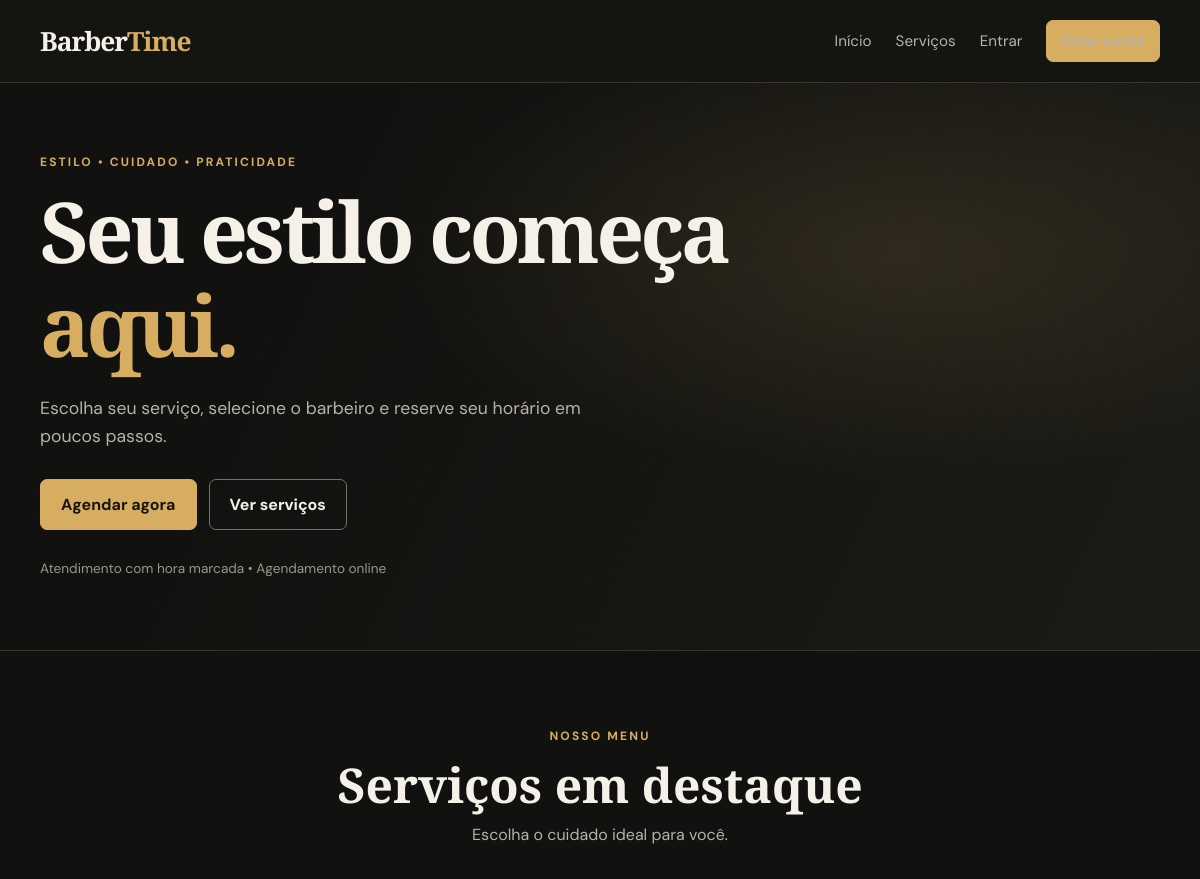
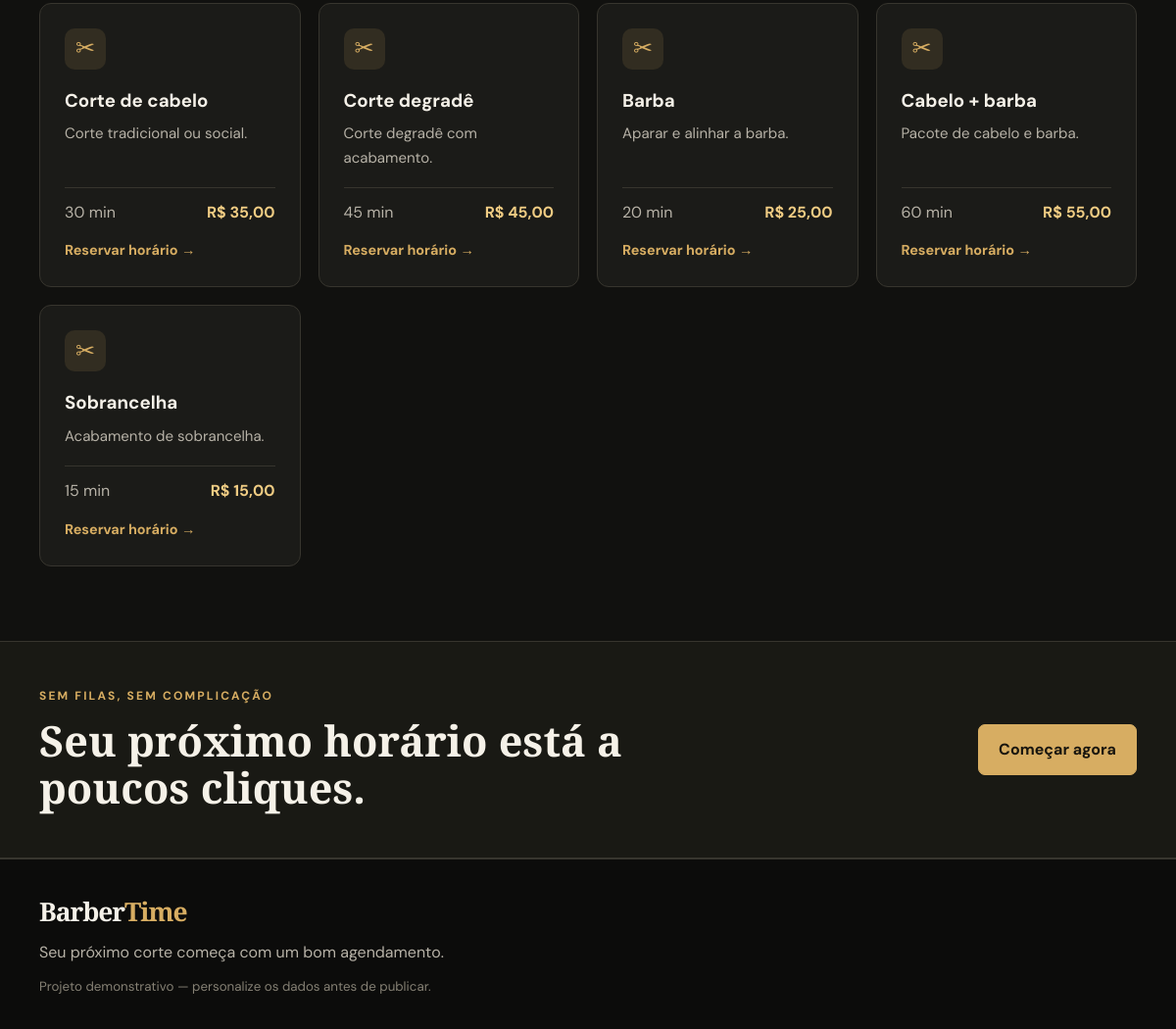
The page / on the database its author committed (2 pictures, top to bottom).
### tables this page shows
CREATE TABLE servicos (
            id INTEGER PRIMARY KEY AUTOINCREMENT,
            nome TEXT NOT NULL UNIQUE,
            descricao TEXT NOT NULL DEFAULT '',
            duracao_min INTEGER NOT NULL CHECK (duracao_min > 0),
            preco_centavos INTEGER NOT NULL CHECK (preco_centavos >= 0),
            ativo INTEGER NOT NULL DEFAULT 1
        );

### app.py (the view)
@app.route("/")
def inicio():
    with connect_db() as conn:
        servicos = conn.execute(
            "SELECT * FROM servicos WHERE ativo = 1 ORDER BY id"
        ).fetchall()
    return render_template("index.html", servicos=servicos)

### app.py (called while the page is built)
def connect_db():
    conn = sqlite3.connect(DATABASE, timeout=10)
    conn.row_factory = sqlite3.Row
    conn.execute("PRAGMA foreign_keys = ON")
    conn.execute("PRAGMA busy_timeout = 10000")
    return conn

@app.context_processor
def shared_template_values():
    return {"logged_in": "cliente_id" in session,
            "cliente_nome": session.get("cliente_nome")}

### templates/index.html (shortened to what this page needs)
{% extends "base.html" %}
{% block content %}
<section class="hero">
    <div class="container hero-content">
        <p class="eyebrow">ESTILO • CUIDADO • PRATICIDADE</p>
        <h1>Seu estilo começa <span>aqui.</span></h1>
        <p class="hero-text">Escolha seu serviço, selecione o barbeiro e reserve seu horário em poucos passos.</p>
        <div class="hero-actions">
            <a class="btn" href="{{ url_for('agendamento') if logged_in else url_for('cadastro') }}">Agendar agora</a>
            <a class="btn btn-outline" href="#servicos">Ver serviços</a>
        </div>
        <div class="hero-note">Atendimento com hora marcada • Agendamento online</div>
    </div>
</section>
<section class="section container" id="servicos">
    <div class="section-heading">
        <p class="eyebrow">NOSSO MENU</p>
        <h2>Serviços em destaque</h2>
        <p>Escolha o cuidado ideal para você.</p>
    </div>
    <div class="cards">
        {% for servico in servicos %}
        <article class="service-card">
            <div class="service-icon">✂</div>
            <h3>{{ servico["nome"] }}</h3>
            <p>{{ servico["descricao"] }}</p>
            <div class="service-meta">
                <span>{{ servico["duracao_min"] }} min</span>
                <strong>R$ {{ "%.2f"|format(servico["preco_centavos"] / 100)|replace(".", ",") }}</strong>
            </div>
            <a class="text-link" href="{{ url_for('agendamento') if logged_in else url_for('cadastro') }}">Reservar horário →</a>
        </article>
        {% endfor %}
    </div>
</section>
<section class="cta">
    <div class="container cta-inner">
        <div>
            <p class="eyebrow">SEM FILAS, SEM COMPLICAÇÃO</p>
            <h2>Seu próximo horário está a poucos cliques.</h2>
        </div>
        <a class="btn" href="{{ url_for('agendamento') if logged_in else url_for('cadastro') }}">Começar agora</a>
    </div>
</section>
{% endblock %}

### templates/base.html (shortened to what this page needs)
<!DOCTYPE html>
<html lang="pt-BR">
<head>
    <link rel="stylesheet" href="{{ url_for('static', filename='css/estilo.css') }}">
</head>
<body>
<header class="topo">
    <nav class="menu container">
        <a class="logo" href="{{ url_for('inicio') }}">Barber<span>Time</span></a>
        <div class="nav-links">
            <a href="{{ url_for('inicio') }}">Início</a>
            <a href="{{ url_for('inicio') }}#servicos">Serviços</a>
            {% if logged_in %}
                <a href="{{ url_for('agendamento') }}">Agendar</a>
                <a href="{{ url_for('meus_agendamentos') }}">Meus horários</a>
                <form class="inline-form" action="{{ url_for('sair') }}" method="post">
                    <button class="link-button" type="submit">Sair</button>
                </form>
            {% else %}
                <a href="{{ url_for('login') }}">Entrar</a>
                <a class="btn btn-small" href="{{ url_for('cadastro') }}">Criar conta</a>
            {% endif %}
        </div>
    </nav>
</header>
<main>
{% block content %}{% endblock %}
</main>
<footer class="rodape">
    <div class="container">
        <a class="logo" href="{{ url_for('inicio') }}">Barber<span>Time</span></a>
        <p>Seu próximo corte começa com um bom agendamento.</p>
        <small>Projeto demonstrativo — personalize os dados antes de publicar.</small>
    </div>
</footer>
</body>
</html>

### static/css/estilo.css (style rules this page uses)
:root { --bg: #11110f; --surface: #1b1b18; --surface-2: #22221e; --text: #f5f1e8; --muted: #b7b2a7; --gold: #d7ad62; --gold-light: #f0cc83; --border: #37352e; --danger: #ffb5aa; }
* { box-sizing: border-box; }
html { scroll-behavior: smooth; }
body { margin: 0; background: var(--bg); color: var(--text); font-family: 'DM Sans', Arial, sans-serif; line-height: 1.6; }
a { color: inherit; }
.container { width: min(1120px, calc(100% - 40px)); margin: 0 auto; }
.topo { background: rgba(20, 20, 17, .96); border-bottom: 1px solid var(--border); }
.menu { min-height: 82px; display: flex; align-items: center; justify-content: space-between; gap: 24px; }
.logo { color: var(--text); font-family: 'Playfair Display', Georgia, serif; font-size: 1.65rem; font-weight: 700; text-decoration: none; letter-spacing: -.04em; }
.logo span, .hero h1 span { color: var(--gold); }
.nav-links { display: flex; align-items: center; gap: 24px; flex-wrap: wrap; }
.nav-links > a, .link-button { color: var(--muted); text-decoration: none; font-size: .95rem; }
.btn { display: inline-flex; justify-content: center; align-items: center; gap: 8px; border: 1px solid var(--gold); border-radius: 7px; padding: 12px 20px; background: var(--gold); color: #19160f; text-decoration: none; font-weight: 700; cursor: pointer; transition: .18s ease; }
.btn-small { padding: 8px 14px; }
.btn-outline { color: var(--text); background: transparent; border-color: #777064; }
.hero { min-height: 510px; display: flex; align-items: center; background: radial-gradient(ellipse at 75% 30%, rgba(215,173,98,.13), transparent 40%), linear-gradient(115deg, #11110f 25%, #1c1b16 100%); border-bottom: 1px solid var(--border); }
.hero-content { padding-top: 70px; padding-bottom: 70px; }
.eyebrow { color: var(--gold); font-size: .75rem; font-weight: 700; letter-spacing: .18em; margin: 0 0 12px; }
.hero h1, .section-heading h2, .cta h2 { font-family: 'Playfair Display', Georgia, serif; line-height: 1.12; }
.hero h1 { max-width: 720px; margin: 0; font-size: clamp(2.8rem, 7vw, 5.4rem); letter-spacing: -.045em; }
.hero-text { max-width: 560px; color: var(--muted); font-size: 1.1rem; margin: 22px 0 28px; }
.hero-actions { display: flex; gap: 12px; flex-wrap: wrap; }
.hero-note { color: #9c9689; font-size: .85rem; margin-top: 28px; }
.section { padding-top: 76px; padding-bottom: 76px; }
.section-heading { text-align: center; margin-bottom: 34px; }
.section-heading h2, .section-heading h1 { margin: 0 0 10px; font-size: clamp(2rem, 4vw, 3rem); }
.section-heading > p:last-child { color: var(--muted); margin: 0; }
.cards { display: grid; grid-template-columns: repeat(auto-fit, minmax(220px, 1fr)); gap: 18px; }
.service-card { display: flex; flex-direction: column; min-height: 245px; padding: 25px; background: var(--surface); border: 1px solid var(--border); border-radius: 12px; transition: transform .18s ease, border-color .18s ease; }
.service-icon { width: 42px; height: 42px; display: grid; place-items: center; border-radius: 10px; background: rgba(215,173,98,.12); color: var(--gold); font-size: 1.5rem; }
.service-card h3 { margin: 17px 0 7px; }
.service-card > p { color: var(--muted); margin: 0 0 18px; font-size: .94rem; }
.service-meta { display: flex; justify-content: space-between; gap: 10px; margin-top: auto; padding-top: 12px; border-top: 1px solid var(--border); }
.service-meta span { color: var(--muted); }
.service-meta strong { color: var(--gold-light); }
.text-link { color: var(--gold); text-decoration: none; margin-top: 15px; font-weight: 700; font-size: .9rem; }
.cta { border-top: 1px solid var(--border); border-bottom: 1px solid var(--border); background: #191914; }
.cta-inner { min-height: 220px; display: flex; align-items: center; justify-content: space-between; gap: 28px; padding-top: 35px; padding-bottom: 35px; }
.cta h2 { max-width: 600px; font-size: clamp(1.8rem, 4vw, 2.7rem); margin: 0; }
.rodape { border-top: 1px solid var(--border); padding: 32px 0; background: #0c0c0b; }
.rodape p { color: var(--muted); margin: 8px 0; }
.rodape small { color: #858074; }

### rows shown on the page
servicos: nome "Corte de cabelo", descricao "Corte tradicional ou social.", duracao_min "30", preco_centavos "35,00"
servicos: nome "Corte degradê", descricao "Corte degradê com acabamento.", duracao_min "45", preco_centavos "45,00"
servicos: nome "Barba", descricao "Aparar e alinhar a barba.", duracao_min "20", preco_centavos "25,00"
servicos: nome "Cabelo + barba", descricao "Pacote de cabelo e barba.", duracao_min "60", preco_centavos "55,00"
servicos: nome "Sobrancelha", descricao "Acabamento de sobrancelha.", duracao_min "15", preco_centavos "15,00"
